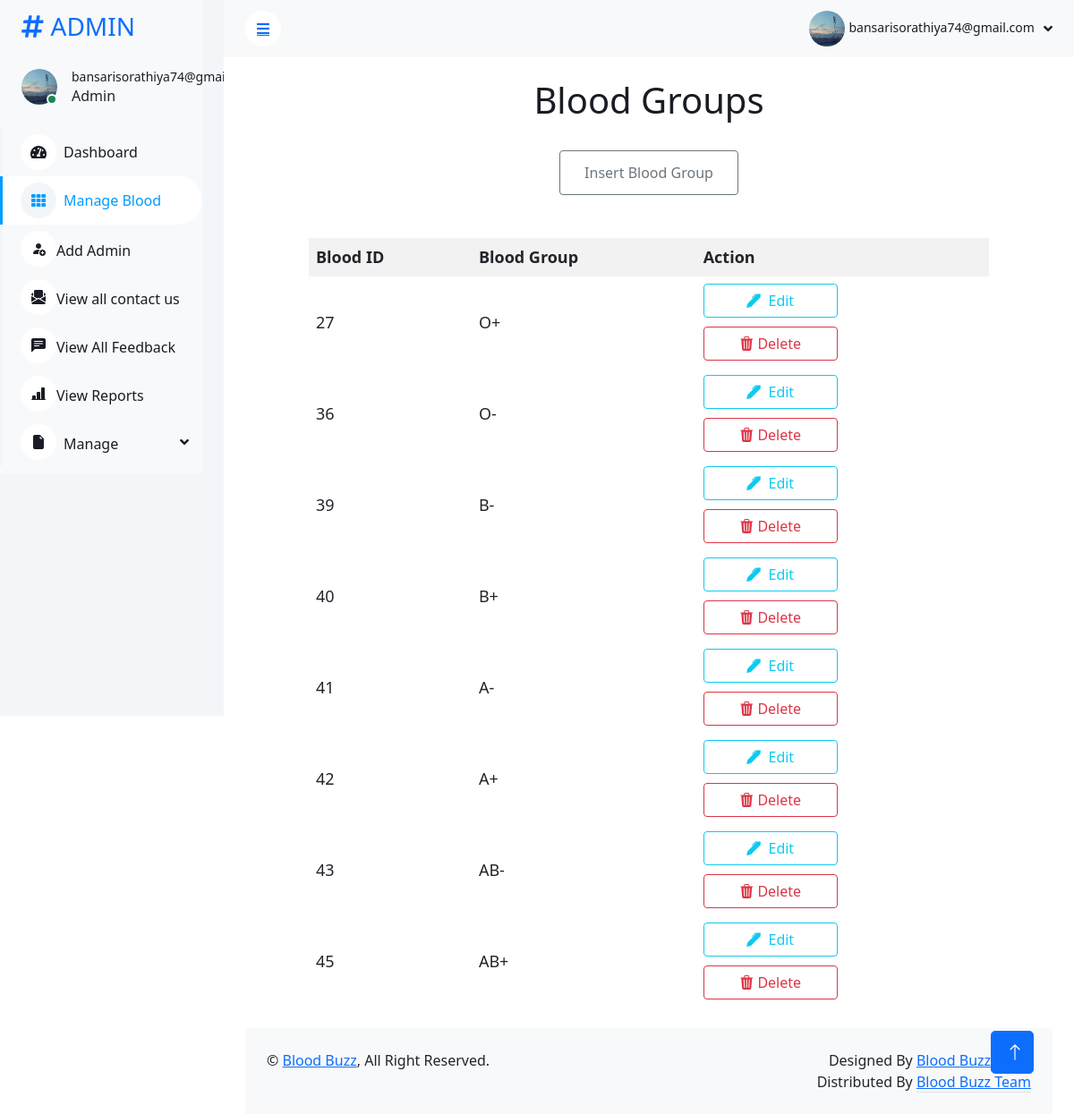
The app's page /AdminDesh/manageBlood.php (signed in) with its own data.
### tables this page shows
CREATE TABLE `blood_group` (
  `blood_id` mediumint(3) UNSIGNED NOT NULL,
  `blood_grp` varchar(3) NOT NULL
);

### AdminDesh/manageBlood.php (the view, shortened to what this page needs)
<?php
include '../Include/connect2.php';
    try
    {
        $fetch_blood_data = $connection->prepare("SELECT * FROM blood_group");
        $fetch_blood_data->execute();
        $blood_data = $fetch_blood_data->fetchAll(PDO::FETCH_ASSOC);
    }
    catch (PDOException $e)
    {
        $error_message = "Database error: " . $e->getMessage();
    }
    $session_email=$_SESSION['email'];
    $get_admin=$connection->prepare("SELECT * FROM admin_login WHERE email=?");
    $get_admin->execute([$session_email]);
    if($get_admin->rowCount() > 0)
    {
       $data=$get_admin->fetch(PDO::FETCH_ASSOC);
    }
?>
<!DOCTYPE html>
<html lang="en">
<head>
    <link href="https://cdnjs.cloudflare.com/ajax/libs/font-awesome/5.10.0/css/all.min.css" rel="stylesheet">
    <link href="https://cdn.jsdelivr.net/npm/bootstrap-icons@1.4.1/font/bootstrap-icons.css" rel="stylesheet">
    <link href="lib/owlcarousel/assets/owl.carousel.min.css" rel="stylesheet">
    <link href="lib/tempusdominus/css/tempusdominus-bootstrap-4.min.css" rel="stylesheet" />
    <link href="css/bootstrap.min.css" rel="stylesheet">
    <link href="css/style.css" rel="stylesheet">
    <link rel="stylesheet" href="../File/css/bootstrap.min.css">
    <link rel="stylesheet" href="https://cdn.jsdelivr.net/npm/bootstrap-icons@1.11.3/font/bootstrap-icons.min.css">
</head>
<body>
    <div class="container-xxl position-relative bg-white d-flex p-0">
        <div class="sidebar pe-4 pb-3">
            <nav class="navbar bg-light navbar-light">
                <a href="dashboard.php" class="navbar-brand mx-4 mb-3">
                    <h3 class="text-primary"><i class="fa fa-hashtag me-2"></i>ADMIN</h3>
                </a>
                <div class="d-flex align-items-center ms-4 mb-4">
                    <div class="position-relative">
                        <?php
                        if($data['img']==null)
                        {
                        echo"<img src='../img/user.png' class='rounded-circle' alt='avatar' style='width: 40px; height: 40px;'>";
                        }
                        else
                        {
                            echo"<img src='../img/{$data['img']}' class='rounded-circle' alt='error' style='width: 40px; height: 40px;'>";
                        }
                         ?>
                        <div class="bg-success rounded-circle border border-2 border-white position-absolute end-0 bottom-0 p-1"></div>
                    </div>
                    <div class="ms-3">
                        <h6 class="mb-0"><small><?php echo $data['email']; ?></small></h6>
                        <span>Admin</span>
                    </div>
                </div>
                <div class="navbar-nav w-100">
                    <a href="dashboard.php" class="nav-item nav-link"><i class="fa fa-tachometer-alt me-2"></i>Dashboard</a>
                    <a href="manageBlood.php" class="nav-item nav-link active"><i class="fa fa-th me-2"></i>Manage Blood</a>
                    <a href="./addAdmin.php" class="nav-item nav-link"><i class="bi bi-person-fill-add"></i>Add Admin</a>
                    <a href="./seeContactUs.php" class="nav-item nav-link"><i class="bi bi-envelope-paper-fill"></i>View all contact us</a>
                    <a href="./seeFeedback.php" class="nav-item nav-link"><i class="bi bi-chat-left-text-fill"></i>View All Feedback</a>
                    <a href="./reports.php" class="nav-item nav-link"><i class="bi bi-bar-chart-line-fill"></i>View Reports</a>
                    <div class="nav-item dropdown">
                        <a href="#" class="nav-link dropdown-toggle" data-bs-toggle="dropdown"><i class="bi bi-file-earmark-fill me-2"></i>Manage</a>
                    </div>
                        </div>
                    </div>
                </div>
        <div class="content">
            <nav class="navbar navbar-expand bg-light navbar-light sticky-top px-4 py-0">
                <a href="#" class="sidebar-toggler flex-shrink-0">
                    <i class="fa fa-bars"></i>
                </a>
                <div class="navbar-nav align-items-center ms-auto">
                    <div class="nav-item dropdown">
                    <div class="nav-item dropdown">
                        <a href="#" class="nav-link dropdown-toggle" data-bs-toggle="dropdown">
                        <?php
                        if($data['img']==null)
                        {
                        echo"<img src='../img/user.png' class='rounded-circle' alt='avatar' style='width: 40px; height: 40px;'>";
                        }
                        else
                        {
                            echo"<img src='../img/{$data['img']}' class='rounded-circle' alt='error' style='width: 40px; height: 40px;'>";
                        }
                         ?>
                            <span class="d-none d-lg-inline-flex"><small><?php echo $data['email']; ?></small></span>
                        </a>
                    </div>
                </div>
            </nav>
   <br>
    <center><h1>Blood Groups</h1><br>
    <input type="submit" value="Insert Blood Group" class="btn btn-outline-secondary" id="insertBtn" name="add" onclick="toggleBloodGroupInputs()">
    <br><br><br></center>
    <?php if(isset($_SESSION['error-message'])): ?>
        <p>
        <?php
        echo '<center><div class="error-message">' . $_SESSION['error-message'] . '</div></center>';
        unset($_SESSION['error-message']);
       ?>
       </p>
    <?php else: ?>
        <center><table >
            <thead class="thead-dark">
                <tr>
                    <th>Blood ID</th>
                    <th>Blood Group</th>
                    <th>Action</th>
                </tr>
            </thead>
            <tbody>
                <?php foreach ($blood_data as $blood): ?>
                    <tr>
                        <td><?php echo $blood['blood_id']; ?></td>
                        <td><?php echo $blood['blood_grp']; ?></td>
                        <td>
                        <form method="post">
                            <button type="submit" class="btn btn-outline-info" id="update" name="update"><i class="bi bi-pen-fill"></i>&nbsp;&nbsp;Edit</button>
                        </form>
                        <form method="post">
                            <button type="submit" class="btn btn-outline-danger" id="delete" name="delete"><i class="bi bi-trash3-fill"></i>&nbsp;Delete</button>
                        </form>
                        </td>
                    </tr>
                <?php endforeach; ?>
            </tbody>
        </table></center>
    <?php endif; ?>
           <div class="container-fluid pt-4 px-4">
                <div class="bg-light rounded-top p-4">
                    <div class="row">
                        <div class="col-12 col-sm-6 text-center text-sm-start">
                            &copy; <a href="../member/index.php">Blood Buzz</a>, All Right Reserved.
                        </div>
                        <div class="col-12 col-sm-6 text-center text-sm-end">
                            Designed By <a href="">Blood Buzz Team</a>
                        Distributed By <a class="border-bottom" href="" target="_blank">Blood Buzz Team</a>
                        </div>
                    </div>
                </div>
            </div>
        </div>
        <a href="#" class="btn btn-lg btn-primary btn-lg-square back-to-top"><i class="bi bi-arrow-up"></i></a>
</body>
</html>

### AdminDesh/css/style.css (style rules this page uses)
:root { --primary: #009CFF; --light: #F3F6F9; --dark: #191C24; }
.back-to-top { position: fixed; display: none; right: 45px; bottom: 45px; z-index: 99; }
.btn { transition: .5s; }
.btn.btn-primary { color: #FFFFFF; }
.btn-lg-square { width: 48px; height: 48px; }
.btn-square, .btn-sm-square, .btn-lg-square { padding: 0; display: inline-flex; align-items: center; justify-content: center; font-weight: normal; border-radius: 50px; }
.sidebar { position: fixed; top: 0; left: 0; bottom: 0; width: 250px; height: 100vh; overflow-y: auto; background: var(--light); transition: 0.5s; z-index: 999; }
.content { margin-left: 250px; min-height: 100vh; background: #FFFFFF; transition: 0.5s; }
@media (min-width: 992px) { .sidebar { margin-left: 0; } }
@media (min-width: 992px) { .content { width: calc(100% - 250px); } }
.sidebar .navbar .navbar-nav .nav-link { padding: 7px 20px; color: var(--dark); font-weight: 500; border-left: 3px solid var(--light); border-radius: 0 30px 30px 0; outline: none; }
.sidebar .navbar .navbar-nav .nav-link:hover, .sidebar .navbar .navbar-nav .nav-link.active { color: var(--primary); background: #FFFFFF; border-color: var(--primary); }
.sidebar .navbar .navbar-nav .nav-link i { width: 40px; height: 40px; display: inline-flex; align-items: center; justify-content: center; background: #FFFFFF; border-radius: 40px; }
.sidebar .navbar .navbar-nav .nav-link:hover i, .sidebar .navbar .navbar-nav .nav-link.active i { background: var(--light); }
.sidebar .navbar .dropdown-toggle::after { position: absolute; top: 15px; right: 15px; border: none; content: "\f107"; font-family: "Font Awesome 5 Free"; font-weight: 900; transition: .5s; }
.content .navbar .navbar-nav .nav-link { margin-left: 25px; padding: 12px 0; color: var(--dark); outline: none; }
.content .navbar .sidebar-toggler, .content .navbar .navbar-nav .nav-link i { width: 40px; height: 40px; display: inline-flex; align-items: center; justify-content: center; background: #FFFFFF; border-radius: 40px; }
.content .navbar .dropdown-toggle::after { margin-left: 6px; vertical-align: middle; border: none; content: "\f107"; font-family: "Font Awesome 5 Free"; font-weight: 900; transition: .5s; }

### AdminDesh/manageBlood.php (style rules this page uses)
table { align-items:center; }
table { width: 80%; border-collapse: collapse; }
th,td { padding: 8px; text-align: left; border-bottom: 1px solid #ddd; font-size:large; }
th { background-color: #f2f2f2; }
h1 { margin-top:75px; }
#update,#delete,#addBloodGroupBtn,#submit,#edit { width:150px; font-size:medium; }
#delete { margin-top:10px; }
#insertBtn { width:200px; height:50px; }

### records on screen
blood_group: blood_id "27", blood_grp "O+"
blood_group: blood_id "36", blood_grp "O-"
blood_group: blood_id "39", blood_grp "B-"
blood_group: blood_id "40", blood_grp "B+"
blood_group: blood_id "41", blood_grp "A-"
blood_group: blood_id "42", blood_grp "A+"
blood_group: blood_id "43", blood_grp "AB-"
blood_group: blood_id "45", blood_grp "AB+"

### other values on screen
$data['email'] "bansarisorathiya74@gmail.com"
